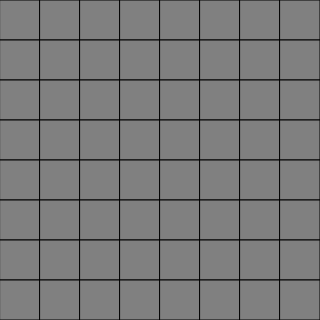
Frame 1 (no input)
Frame 60 (no input): identical to frame 1, image omitted
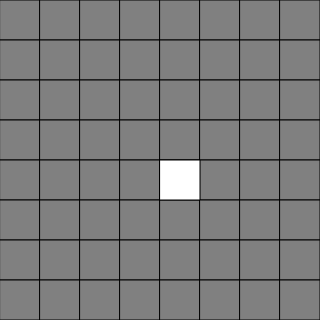
Frame 120 (the mouse pressed at the canvas centre since frame 60)

The p5.js sketch that drew these frames (run headless with seeded random() and noise() and a simulated clock; from frame 60 on, the mouse is pressed at the canvas centre):

// p5.js sketch
// ── sketch.js
function setup() {
    document.addEventListener('contextmenu', event => event.preventDefault());
    mines = 5
    rows = 8
    columns = 8
    size = 40
    states = {
        PLAYING: 0,
        WON: 1,
        LOST: 2,
        WAITING: 3,
    }
    colors = {
        1: "blue",
        2: "forestgreen",
        3: "red",
        4: "darkblue",
        5: "brown",
        6: "lightblue",
        7: "black",
        8: "grey",
        "B": "black",
    }
    canvas = createCanvas(columns * size, rows * size)
    x = (windowWidth - width) / 2;
    y = (windowHeight - height) / 2;
    canvas.position(x, y)
    startGame()
}

function draw() {
    background(220)
    drawBoard()
    drawNotVisible()
    switch (state) {
        case states.PLAYING:
            index_x = floor(mouseX / (width / columns))
            index_y = floor(mouseY / (height / rows))
            if (isInside(index_x, index_y) && !visibles[index_y][index_x]) {
                fill("white")
                stroke("black")
                rect(index_x * size, index_y * size, size)
            }
            break
        case states.WON:
            textAlign(CENTER)
            textSize(32)
            stroke("green")
            fill("green")
            text("You win", width / 2, height / 2)
            if (millis() - time > 2000) {
                startGame()
            }
            break

        case states.LOST:
            textAlign(CENTER)
            textSize(32)
            stroke("red")
            fill("red")
            text("You lose", width / 2, height / 2)
            if (millis() - time > 2000) {
                startGame()
            }
            break
    }

    drawFlags()

}

function mousePressed() {
    if (!isInside(index_x, index_y)) {
        return
    }

    if (mouseButton == LEFT) {
        visibles[index_y][index_x] = true
        flags[index_y][index_x] = false
        if (board[index_y][index_x] == 0) { // Reveal all zeros
            zeros = []
            revealZeros(index_x, index_y, zeros)

        } else if (board[index_y][index_x] == "B") {
            state = states.LOST
            time = millis()
        } else if (countNotVisibles() == mines) {
            state = states.WON
            time = millis()
        }
    } else if (mouseButton == RIGHT && !visibles[index_y][index_x]) {
        flags[index_y][index_x] = !flags[index_y][index_x]
    }

}

function countNotVisibles() {
    counter = 0
    for (let i = 0; i < rows; i++) {
        for (let j = 0; j < columns; j++) {
            if (!visibles[i][j]) {
                counter++
            }
        }
    }
    return counter
}

function revealBoard() {
    for (let i = 0; i < rows; i++) {
        for (let j = 0; j < columns; j++) {
            if (!visibles[i][j]) {
                visibles[i][j] = true
                flags[i][j] = false
            }
        }
    }
}

function revealZeros(x, y, zeros) {
    for (let i = -1; i <= 1; i++) {
        for (let j = -1; j <= 1; j++) {
            let new_x = x + j
            let new_y = y + i
            if (isInside(new_x, new_y) && !visibles[new_y][new_x] ) {
                visibles[new_y][new_x] = true
                flags[new_y][new_x] = false
                if (board[new_y][new_x] == '0') {
                    revealZeros(new_x, new_y, zeros)
                }
            }
        }
    }
}


function startGame() {
    state = states.PLAYING
    board = createBoard()
    visibles = createBoardFalse()
    flags = createBoardFalse()
}

function createBoardFalse() {
    let board = []
    for (let i = 0; i < rows; i++) {
        let empty = []
        for (let j = 0; j < columns; j++) {
            empty.push(false)
        }
        board.push(empty)
    }
    return board
}


function createBoard() {
    let board = []
    for (let i = 0; i < rows; i++) {
        let empty = []
        for (let j = 0; j < columns; j++) {
            empty.push(0)
        }
        board.push(empty)
    }

    minesToPlace = mines
    let i = 100
    while (minesToPlace > 0 && i > 0) {
        x = floor(random(columns))
        y = floor(random(rows))
        if (board[y][x] != 'B') {
            board[y][x] = 'B'
            minesToPlace--
        }
        i++
    }

    for (let i = 0; i < rows; i++) {
        for (let j = 0; j < columns; j++) {
            if (board[i][j] != 'B') {
                board[i][j] = countNeighbors(board, j, i)
            }
        }
    }
    return board
}

function countNeighbors(board, x, y) {
    counter = 0
    for (let i = -1; i <= 1; i++) {
        for (let j = -1; j <= 1; j++) {
            if (isInside(x + j, y + i) && board[y + i][x + j] == 'B') {
                counter++
            }
        }
    }
    return counter
}

function isInside(x, y) {
    return 0 <= x && x < columns && 0 <= y && y < rows
}

function drawBoard() {
    textAlign(CENTER)
    textSize(20)
    for (let i = 0; i < rows; i++) {
        for (let j = 0; j < columns; j++) {
            fill("white")
            stroke("black")
            rect(j * size, i * size, size)
            symbol = board[i][j]
            if (symbol != 0) {
                textFont("Orbitron")
                fill(colors[symbol])
                stroke("rgba(0, 0, 0, 0)")
                text(symbol, j * size + size / 2, i * size + size / 2 + 6)
            }
        }
    }
}

function drawNotVisible() {
    for (let i = 0; i < rows; i++) {
        for (let j = 0; j < columns; j++) {
            if (!visibles[i][j]) {
                fill("grey")
                stroke("black")
                rect(j * size, i * size, size)
            }
        }
    }
}

function drawFlags() {
    for (let i = 0; i < rows; i++) {
        for (let j = 0; j < columns; j++) {
            if (flags[i][j]) {
                fill("red")
                stroke("black")
                rect(j * size, i * size, size)
            }
        }
    }
}

function sleep(ms) {
    return new Promise(resolve => {setTimeout(() => { resolve(true); }, 1); });
}

// ── board.js
class Board {
    constructor(gameManager) {
        this.gameManager = gameManager
        this.board = this.createBoard()
        this.visibles = this.createBoardFalse()
        this.flags = this.createBoardFalse()
    }

    createBoard() {
        let board = []

        // Create empty board
        for (let i = 0; i < this.gameManager.rows; i++) {
            let empty = []
            for (let j = 0; j < this.gameManager.columns; j++) {
                empty.push(0)
            }
            board.push(empty)
        }

        // Fill with bombs
        let minesToPlace = this.gameManager.mines
        while (minesToPlace > 0) {
            let x = floor(random(this.gameManager.columns))
            let y = floor(random(this.gameManager.rows))
            if (board[y][x] != 'B') {
                board[y][x] = 'B'
                minesToPlace--
            }
        }

        // Fill with numbers
        for (let i = 0; i < this.gameManager.rows; i++) {
            for (let j = 0; j < this.gameManager.columns; j++) {
                if (board[i][j] != 'B') {
                    board[i][j] = this.countNeighbors(board, j, i)
                }
            }
        }
        return board
    }

    countNeighbors(board, x, y) {
        let counter = 0
        for (let i = -1; i <= 1; i++) {
            for (let j = -1; j <= 1; j++) {
                if (isInside(x + j, y + i) && board[y + i][x + j] == 'B') {
                    counter++
                }
            }
        }
        return counter
    }

    createBoardFalse() {
        let board = []
        for (let i = 0; i < this.gameManager.rows; i++) {
            let empty = []
            for (let j = 0; j < this.gameManager.columns; j++) {
                empty.push(false)
            }
            board.push(empty)
        }
        return board
    }

    drawBoard() {
        textAlign(CENTER)
        textSize(20)
        for (let i = 0; i < this.gameManager.rows; i++) {
            for (let j = 0; j < this.gameManager.columns; j++) {
                fill("white")
                stroke("black")
                rect(j * this.gameManager.cellSize, i * this.gameManager.cellSize, this.gameManager.cellSize)
                let symbol = this.board[i][j]
                if (symbol == 'B') {
                    image(bomb, j * gameManager.cellSize, i * gameManager.cellSize, gameManager.cellSize, gameManager.cellSize)
                } else if (symbol != 0) {
                    textStyle(BOLD);
                    fill(this.gameManager.colors[symbol])
                    stroke("rgba(0, 0, 0, 0)")
                    text(symbol, j * this.gameManager.cellSize + this.gameManager.cellSize / 2, i * this.gameManager.cellSize + this.gameManager.cellSize / 2 + 6)
                }
            }
        }
    }

    drawNotVisible() {
        for (let i = 0; i < this.gameManager.rows; i++) {
            for (let j = 0; j < this.gameManager.columns; j++) {
                if (!this.visibles[i][j]) {
                    switch (gameManager.difficulty) {
                        case difficulties.EASY:
                            fill("#346751")
                            break
                        case difficulties.MEDIUM:
                            fill("#925E53")
                            break
                        case difficulties.HARD:
                            fill("#F05454")
                            break
                    }
                    stroke("#222831")
                    rect(j * this.gameManager.cellSize, i * this.gameManager.cellSize, this.gameManager.cellSize)
                }
            }
        }
    }

    drawFlags() {
        for (let i = 0; i < this.gameManager.rows; i++) {
            for (let j = 0; j < this.gameManager.columns; j++) {
                if (this.flags[i][j]) {
                    image(flag, j * gameManager.cellSize, i * gameManager.cellSize, gameManager.cellSize, gameManager.cellSize)
                }
            }
        }
    }

    countNotVisibles() {
        let counter = 0
        for (let i = 0; i < this.gameManager.rows; i++) {
            for (let j = 0; j < this.gameManager.columns; j++) {
                if (!this.visibles[i][j]) {
                    counter++
                }
            }
        }
        return counter
    }

    revealBoard() {
        for (let i = 0; i < this.gameManager.rows; i++) {
            for (let j = 0; j < this.gameManager.columns; j++) {
                if (!this.visibles[i][j]) {
                    this.visibles[i][j] = true
                    this.flags[i][j] = false
                }
            }
        }
    }

    revealZeros(x, y, zeros) {
        for (let i = -1; i <= 1; i++) {
            for (let j = -1; j <= 1; j++) {
                let new_x = x + j
                let new_y = y + i
                if (isInside(new_x, new_y) && !this.visibles[new_y][new_x]) {
                    this.visibles[new_y][new_x] = true
                    this.flags[new_y][new_x] = false
                    if (this.board[new_y][new_x] == '0') {
                        this.revealZeros(new_x, new_y, zeros)
                    }
                }
            }
        }
    }
}
// ── gameManager.js
class GameManager {
    constructor(difficulty) {
        this.difficulty = difficulty
        this.rows = difficulty[0]
        this.columns = difficulty[1]
        this.mines = difficulty[2]
        this.cellSize = 40
        this.states = {
            PLAYING: 0,
            WON: 1,
            LOST: 2,
        }
        this.state = this.states.PLAYING
        this.colors = {
            1: "blue",
            2: "forestgreen",
            3: "red",
            4: "darkblue",
            5: "brown",
            6: "lightblue",
            7: "black",
            8: "grey",
            "B": "black",
        }
    }

    changeState(state) {
        this.state = state
    }

    updateTime(ms = 0) {
        this.time = millis() + ms
    }
}
// ── style.css
#main-container {
    top: 100px;
    margin: 128px;
    display: flex;
    align-items: center;
    justify-content: space-evenly;

    color: var(--white);
    font-size: 32px;
    font-family: "Encode Sans SC", serif;
}

#easy, #medium, #hard {
    cursor: pointer;
}

#easy {
    color: var(--green);
}

#medium {
    color: var(--orange);
}

#hard {
    color: var(--red);
}
